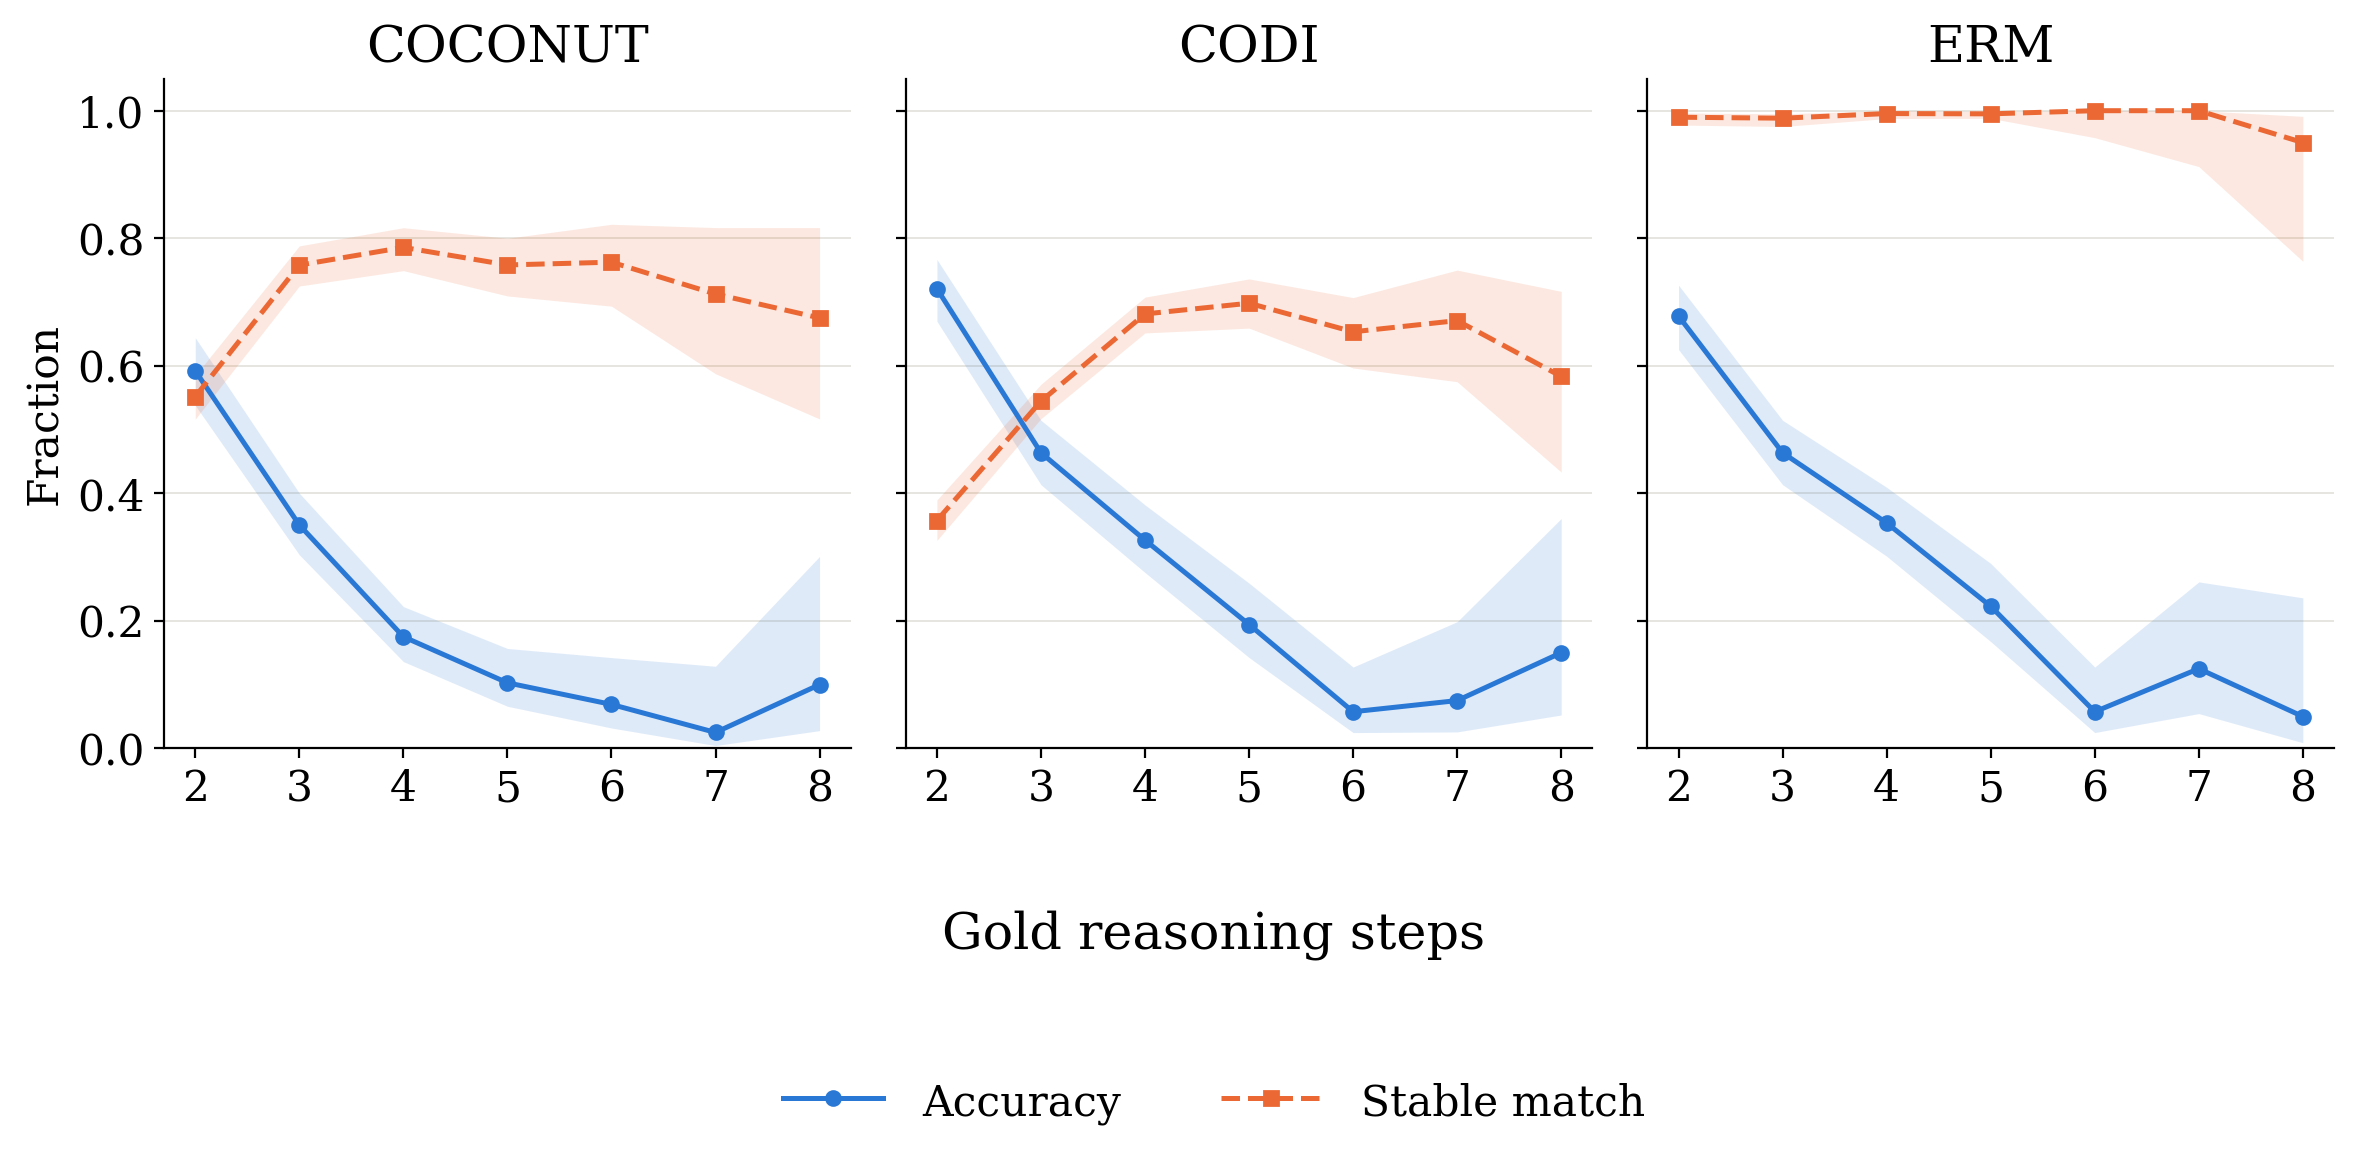

Here is the Python script that generated this plot:
"""1x3 grid of accuracy / stable-match vs. gold-reasoning-steps panels
(COCONUT, CODI, ERM) sharing one legend and one set of axis labels --
replaces the three separately-placed *_by_gold_steps.png images previously
tiled via LaTeX \\hfill in acl_latex.tex's fig:steps figure.
"""

import argparse

import matplotlib.pyplot as plt

from plot_common import (
    FIGURES_DIR, DISPLAY_NAME, BLUE, ORANGE, _ACL_BODY_FONT_PT,
    load_gold_steps, load_results, gold_steps_accuracy_stable_match,
    style_axes, save_figure,
)

# Placed at width=\textwidth inside a figure* in acl_latex.tex (replacing the
# three 0.32\linewidth-each panels) -- same \textwidth calibration as
# replication_grid.py. a4paper (21cm) with acl.sty's margin=2.5cm geometry
# gives \textwidth = 16cm.
_ACL_TEXTWIDTH_IN = 16.0 / 2.54
GRID_WIDTH_IN = 14.0
GRID_HEIGHT_IN = 6.2

plt.rcParams.update({
    "font.size": round(_ACL_BODY_FONT_PT * GRID_WIDTH_IN / _ACL_TEXTWIDTH_IN),
    "font.family": "serif",
})

MODELS = ["coconut", "codi", "sft"]

# coconut.json forces COCONUT to answer immediately after its latent
# reasoning tokens; this figure uses the no-forced-answer variant instead
# (see evaluate_coconut.py's --no-force-answer) so its curve, like CODI's
# and the ERM's, reflects the model's own answer timing. No such variant
# was run for ProsQA/PrOntoQA, so the override only applies to gsm8k.
RESULTS_FILENAME = {"gsm8k": {"coconut": "coconut.json"}}


def plot_panel(ax, model: str, dataset: str, min_samples=5, n_boot=10000, seed=0):
    gold_steps = load_gold_steps(dataset)
    data = load_results(model, dataset=dataset, expected_len=len(gold_steps),
                         filename=RESULTS_FILENAME.get(dataset, {}).get(model))
    x, acc_means, acc_lo, acc_hi, smf_means, smf_lo, smf_hi = \
        gold_steps_accuracy_stable_match(data["results"], gold_steps,
                                          min_samples=min_samples,
                                          n_boot=n_boot, seed=seed)

    line_acc, = ax.plot(x, acc_means, marker="o", markersize=5, linewidth=1.8,
                         linestyle="-", color=BLUE, label="Accuracy")
    ax.fill_between(x, acc_lo, acc_hi, alpha=0.15, color=BLUE, linewidth=0)

    line_smf, = ax.plot(x, smf_means, marker="s", markersize=5, linewidth=1.8,
                         linestyle="--", color=ORANGE, label="Stable match")
    ax.fill_between(x, smf_lo, smf_hi, alpha=0.15, color=ORANGE, linewidth=0)

    ax.set_title(DISPLAY_NAME[model])
    ax.set_xticks(x)
    ax.set_ylim(0, 1.05)
    style_axes(ax)

    return line_acc, line_smf


def main():
    parser = argparse.ArgumentParser()
    parser.add_argument("--dataset", choices=["gsm8k", "prosqa", "prontoqa"],
                        default="gsm8k", help="Which dataset's results to plot (default: gsm8k)")
    args = parser.parse_args()

    fig, axes = plt.subplots(1, 3, figsize=(GRID_WIDTH_IN, GRID_HEIGHT_IN), sharey=True)

    handles = None
    for ax, model in zip(axes, MODELS):
        handles = plot_panel(ax, model, args.dataset)

    axes[0].set_ylabel("Fraction")
    fig.supxlabel("Gold reasoning steps", y=0.17)

    fig.legend(handles=list(handles), labels=["Accuracy", "Stable match"],
               loc="lower center", bbox_to_anchor=(0.5, 0.0), ncol=2, frameon=False)
    fig.subplots_adjust(wspace=0.08, bottom=0.34)

    suffix = "" if args.dataset == "gsm8k" else f"_{args.dataset}"
    save_figure(fig, FIGURES_DIR / f"gold_steps_grid{suffix}.png", width_in=GRID_WIDTH_IN)


if __name__ == "__main__":
    main()
